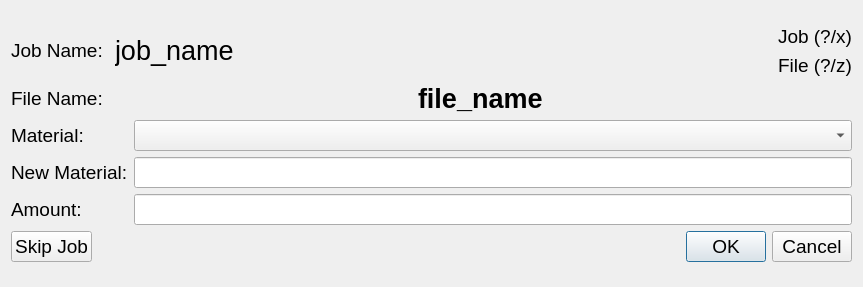
<?xml version="1.0" encoding="UTF-8"?>
<ui version="4.0">
 <class>Dialog</class>
 <widget class="QDialog" name="Dialog">
  <property name="geometry">
   <rect>
    <x>0</x>
    <y>0</y>
    <width>863</width>
    <height>287</height>
   </rect>
  </property>
  <property name="sizePolicy">
   <sizepolicy hsizetype="Expanding" vsizetype="Expanding">
    <horstretch>0</horstretch>
    <verstretch>0</verstretch>
   </sizepolicy>
  </property>
  <property name="font">
   <font>
    <pointsize>14</pointsize>
   </font>
  </property>
  <property name="windowTitle">
   <string>Enter Job Details</string>
  </property>
  <property name="modal">
   <bool>true</bool>
  </property>
  <layout class="QVBoxLayout" name="verticalLayout_3">
   <item>
    <spacer name="verticalSpacer_2">
     <property name="orientation">
      <enum>Qt::Vertical</enum>
     </property>
     <property name="sizeHint" stdset="0">
      <size>
       <width>20</width>
       <height>40</height>
      </size>
     </property>
    </spacer>
   </item>
   <item>
    <layout class="QVBoxLayout" name="verticalLayout_2">
     <item>
      <layout class="QHBoxLayout" name="horizontalLayout">
       <item>
        <widget class="QLabel" name="label">
         <property name="text">
          <string>&lt;html&gt;&lt;head/&gt;&lt;body&gt;&lt;p&gt;Job Name: &lt;/p&gt;&lt;/body&gt;&lt;/html&gt;</string>
         </property>
        </widget>
       </item>
       <item>
        <widget class="QLabel" name="jobNameQLabel">
         <property name="sizePolicy">
          <sizepolicy hsizetype="Preferred" vsizetype="Minimum">
           <horstretch>0</horstretch>
           <verstretch>0</verstretch>
          </sizepolicy>
         </property>
         <property name="text">
          <string>&lt;html&gt;&lt;head/&gt;&lt;body&gt;&lt;p&gt;&lt;span style=&quot; font-size:20pt;&quot;&gt;job_name&lt;/span&gt;&lt;/p&gt;&lt;/body&gt;&lt;/html&gt;</string>
         </property>
        </widget>
       </item>
       <item>
        <spacer name="horizontalSpacer_2">
         <property name="orientation">
          <enum>Qt::Horizontal</enum>
         </property>
         <property name="sizeHint" stdset="0">
          <size>
           <width>40</width>
           <height>20</height>
          </size>
         </property>
        </spacer>
       </item>
       <item>
        <layout class="QVBoxLayout" name="verticalLayout">
         <item>
          <widget class="QLabel" name="jobProgressQLabel">
           <property name="text">
            <string>Job (?/x)</string>
           </property>
          </widget>
         </item>
         <item>
          <widget class="QLabel" name="fileProgressQLabel">
           <property name="text">
            <string>File (?/z)</string>
           </property>
          </widget>
         </item>
        </layout>
       </item>
      </layout>
     </item>
     <item>
      <layout class="QHBoxLayout" name="horizontalLayout_2">
       <item>
        <widget class="QLabel" name="label_2">
         <property name="text">
          <string>File Name:</string>
         </property>
        </widget>
       </item>
       <item>
        <spacer name="horizontalSpacer_3">
         <property name="orientation">
          <enum>Qt::Horizontal</enum>
         </property>
         <property name="sizeHint" stdset="0">
          <size>
           <width>40</width>
           <height>20</height>
          </size>
         </property>
        </spacer>
       </item>
       <item>
        <widget class="QLabel" name="fileNameQLabel">
         <property name="text">
          <string>&lt;html&gt;&lt;head/&gt;&lt;body&gt;&lt;p&gt;&lt;span style=&quot; font-size:20pt; font-weight:600;&quot;&gt;file_name&lt;/span&gt;&lt;/p&gt;&lt;/body&gt;&lt;/html&gt;</string>
         </property>
        </widget>
       </item>
       <item>
        <spacer name="horizontalSpacer">
         <property name="orientation">
          <enum>Qt::Horizontal</enum>
         </property>
         <property name="sizeHint" stdset="0">
          <size>
           <width>40</width>
           <height>20</height>
          </size>
         </property>
        </spacer>
       </item>
      </layout>
     </item>
     <item>
      <layout class="QFormLayout" name="formLayout">
       <item row="0" column="0">
        <widget class="QLabel" name="materialQLabel">
         <property name="text">
          <string>Material:</string>
         </property>
         <property name="buddy">
          <cstring>materialQComboBox</cstring>
         </property>
        </widget>
       </item>
       <item row="0" column="1">
        <widget class="QComboBox" name="materialQComboBox"/>
       </item>
       <item row="1" column="0">
        <widget class="QLabel" name="newMaterialQLabel">
         <property name="text">
          <string>New Material:</string>
         </property>
         <property name="buddy">
          <cstring>newMaterialQLineEdit</cstring>
         </property>
        </widget>
       </item>
       <item row="1" column="1">
        <widget class="QLineEdit" name="newMaterialQLineEdit"/>
       </item>
       <item row="2" column="0">
        <widget class="QLabel" name="amountQLabel">
         <property name="text">
          <string>Amount:</string>
         </property>
         <property name="buddy">
          <cstring>amountQLineEdit</cstring>
         </property>
        </widget>
       </item>
       <item row="2" column="1">
        <widget class="QLineEdit" name="amountQLineEdit"/>
       </item>
      </layout>
     </item>
    </layout>
   </item>
   <item>
    <layout class="QHBoxLayout" name="horizontalLayout_3">
     <item>
      <widget class="QPushButton" name="skipPushButton">
       <property name="text">
        <string>Skip Job</string>
       </property>
      </widget>
     </item>
     <item>
      <widget class="QDialogButtonBox" name="buttonBox">
       <property name="orientation">
        <enum>Qt::Horizontal</enum>
       </property>
       <property name="standardButtons">
        <set>QDialogButtonBox::Cancel|QDialogButtonBox::Ok</set>
       </property>
      </widget>
     </item>
    </layout>
   </item>
   <item>
    <spacer name="verticalSpacer">
     <property name="orientation">
      <enum>Qt::Vertical</enum>
     </property>
     <property name="sizeHint" stdset="0">
      <size>
       <width>20</width>
       <height>40</height>
      </size>
     </property>
    </spacer>
   </item>
  </layout>
 </widget>
 <tabstops>
  <tabstop>materialQComboBox</tabstop>
  <tabstop>newMaterialQLineEdit</tabstop>
  <tabstop>amountQLineEdit</tabstop>
 </tabstops>
 <resources/>
 <connections>
  <connection>
   <sender>buttonBox</sender>
   <signal>rejected()</signal>
   <receiver>Dialog</receiver>
   <slot>reject()</slot>
   <hints>
    <hint type="sourcelabel">
     <x>391</x>
     <y>400</y>
    </hint>
    <hint type="destinationlabel">
     <x>286</x>
     <y>274</y>
    </hint>
   </hints>
  </connection>
 </connections>
</ui>
